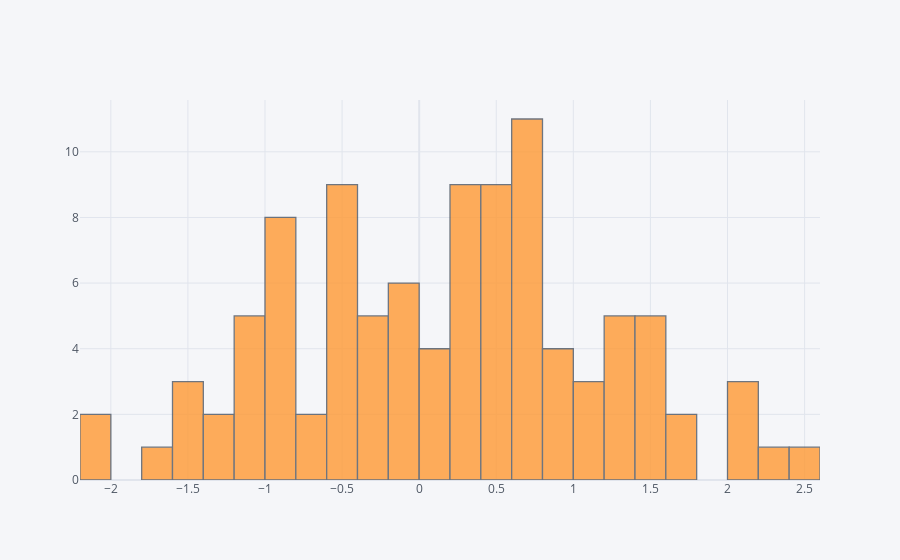

This figure's notebook cell:
### Code cell
df['A'].iplot(kind='hist',bins=25)

### Figure 1 — Plotly figure (JSON) as saved in the notebook; plotly's stock layout.template omitted (floating-point values rounded to 4 significant figures)
{"data": [{"histfunc": "count", "histnorm": "", "marker": {"color": "rgba(255, 153, 51, 1.0)", "line": {"color": "#4D5663", "width": 1.3}}, "name": "A", "nbinsx": 25, "opacity": 0.8, "orientation": "v", "type": "histogram", "x": [0.9215, 0.9959, -1.317, 0.5407, 0.6421, -0.3086, -0.5064, -0.5083, 1.568, -0.5915, -1.745, -0.8512, -0.3077, 1.531, 0.5817, 0.7321, 0.3738, 1.048, 0.3259, 0.7806, -1.6, 2.023, 2.402, -0.1474, -1.007, -1.189, 0.1235, 0.7003, 1.413, 1.342, -0.8343, 0.02567, -0.2407, 0.2136, -1.443, -0.08933, -0.5285, 1.606, -0.9388, 1.287, -0.192, 0.381, 1.186, 0.5553, 0.2412, 1.497, -0.5634, 2.37, 1.768, 0.2802, 0.4965, -0.9361, 0.587, -0.09094, 1.243, -0.1389, 0.7045, -1.156, -0.758, -0.2147, 0.9257, 0.9766, 0.6098, 1.215, -0.5123, 0.4146, 0.4129, -0.4748, -1.311, -2.014, 0.2149, -0.4501, 0.7374, 0.6884, -1.015, 0.4218, 0.1931, -0.1353, -0.9985, 0.2185, 0.04588, -0.7107, -1.144, 2.043, 0.6827, 2.152, -0.9855, -0.5689, 0.7892, -0.9965, -1.528, -0.3176, 1.122, 0.3704, -2.008, 0.5475, -0.8485, 1.208, 1.533, 0.7407]}], "layout": {"barmode": "overlay", "legend": {"bgcolor": "#F5F6F9", "font": {"color": "#4D5663"}}, "paper_bgcolor": "#F5F6F9", "plot_bgcolor": "#F5F6F9", "title": {"font": {"color": "#4D5663"}}, "xaxis": {"gridcolor": "#E1E5ED", "showgrid": true, "tickfont": {"color": "#4D5663"}, "title": {"font": {"color": "#4D5663"}, "text": ""}, "zerolinecolor": "#E1E5ED"}, "yaxis": {"gridcolor": "#E1E5ED", "showgrid": true, "tickfont": {"color": "#4D5663"}, "title": {"font": {"color": "#4D5663"}, "text": ""}, "zerolinecolor": "#E1E5ED"}}}
